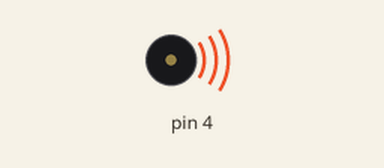
Simulated run of this sketch. Board: Arduino Uno, built with avr-gcc and run on an emulated ATmega328P. Shown: buzzer (waves = sounding).

Above: at 22.71 s.
At 32.85 s:
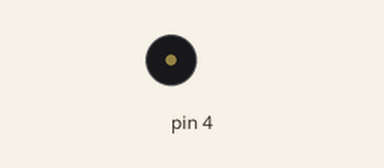
Timing chart, 0 to 33.5 s (numbered marks = the images above):
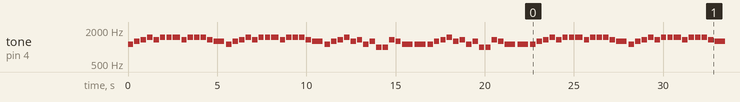

The sketch:

sesbuzzer.ino
```cpp
#define doo  1000// do komutu ile karismasin diye doo yazdim (kalin do)
#define re   1122
#define mi   1260
#define fa   1335
#define sol  1498
#define la   1681
#define si   1887
#define dom  2000// do komutu ile karismasin diye dom yazdim (ince do)

int melodi[] =     {re,mi,fa,sol,fa,sol,sol,sol, fa, sol,sol,sol ,fa, mi, re,mi,fa,sol,fa,sol,sol,sol, fa, sol,sol,sol ,fa, mi,   re, mi ,fa,sol,mi,fa,re,mi,doo,doo,fa,mi,re,re,re, mi ,fa,sol,mi,fa,re,mi,doo,doo,fa,mi,re,re };
int notasuresi[] = {4,  4,  4,  4, 4,  4,4,  3 ,4,4,4,4,4,2,4,  4,  4,  4, 4,  4,4,  3 ,4,4,4,4,4,2       ,4,4,4,4,4,4,4,4,4,4,4,4,2,2,    4,4,4,4,4,4,4,4,4,4,4,4,2,2};// her notanin süresini array yaptim
int tempo = 1200;
void setup()
{
  for (int Nota = 0; Nota <56; Nota++)
    {
      int sure = tempo/notasuresi[Nota];
     tone(4, melodi[Nota],sure);// 8 numarali bacaktan notalarin frekanslarini nota uzunluklarina göre gönder
     delay(sure*1.2);// notalar arasinda biraz beklesin. Eger 1 ile çarparsaniz notalar birbirine bitisik olur
    }
 }
void loop() {
  for (int Nota = 0; Nota <56; Nota++)
    {
      int sure = tempo/notasuresi[Nota];
     tone(4, melodi[Nota],sure);// 8 numarali bacaktan notalarin frekanslarini nota uzunluklarina göre gönder
     delay(sure*1.2);// notalar arasinda biraz beklesin. Eger 1 ile çarparsaniz notalar birbirine bitisik olur
    }
 }
```

Measured:
- by itself, tone on pin 4: plays 1122 Hz for 0.30 s, 1260 Hz for 0.30 s, 1335 Hz for 0.30 s, 1498 Hz for 0.30 s, 1335 Hz for 0.30 s, 1498 Hz for 0.30 s … (324 notes in this stretch)
